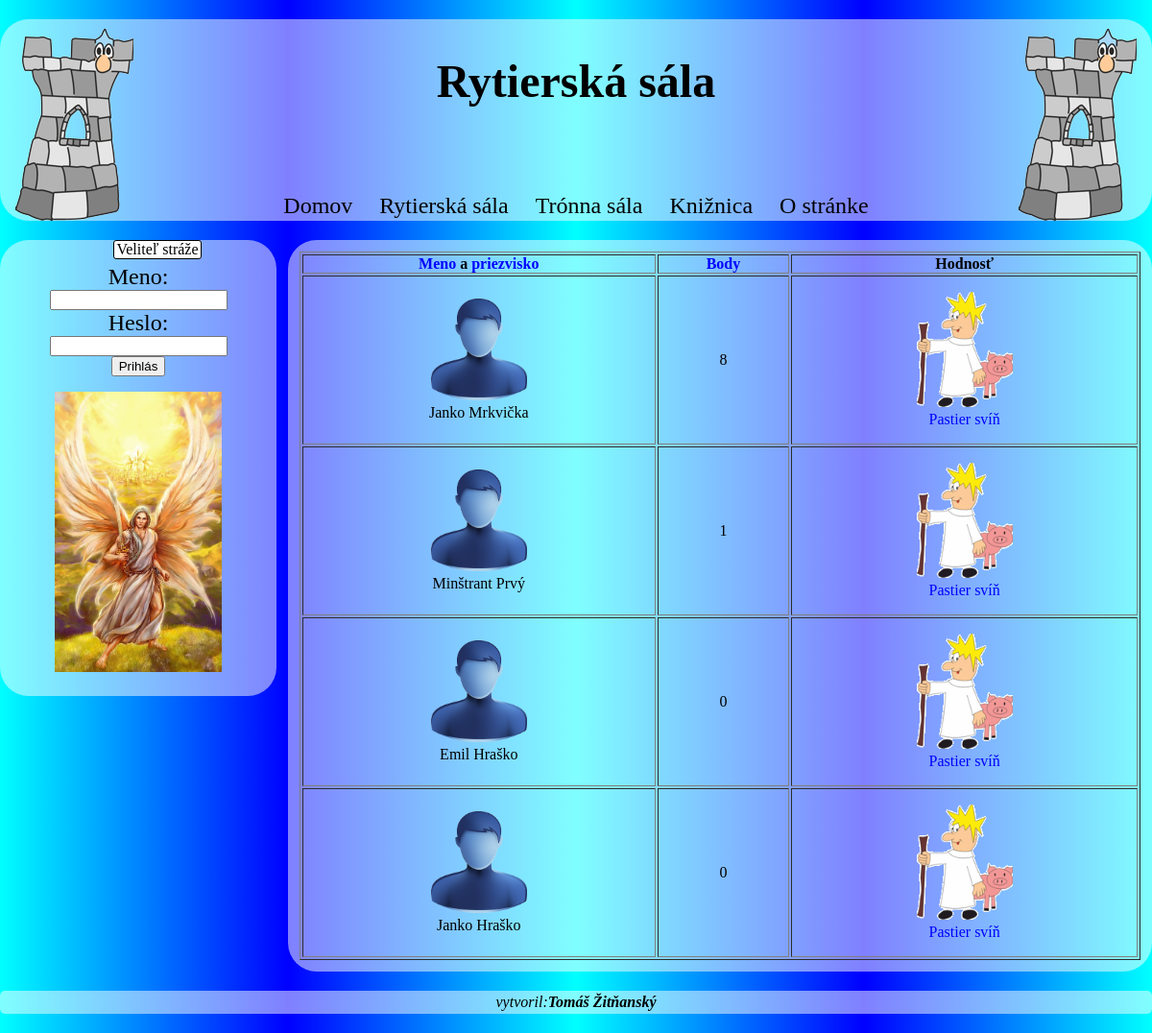
Screenshot of /score.php with the database file from the repository.
### tables this page shows
CREATE TABLE IF NOT EXISTS `users` (
  `meno` varchar(255) NOT NULL,
  `krstne` varchar(255) NOT NULL,
  `priezvisko` varchar(255) NOT NULL,
  `heslo` varchar(255) NOT NULL,
  `profilovka` varchar(255) NOT NULL,
  `id_user` int(11) NOT NULL AUTO_INCREMENT,
  `body` int(11) NOT NULL DEFAULT '0',
  `body_minis` int(11) NOT NULL DEFAULT '0',
  `body_bonus` int(11) NOT NULL DEFAULT '0',
  `admin` varchar(7) NOT NULL,
  `visible` tinyint(1) NOT NULL DEFAULT '1',
  PRIMARY KEY (`id_user`)
);

CREATE TABLE IF NOT EXISTS `levels` (
  `id_lvl` int(11) NOT NULL AUTO_INCREMENT,
  `obrazok` varchar(255) NOT NULL,
  `obrazok_mini` varchar(255) NOT NULL,
  `body` int(11) NOT NULL,
  `nazov` varchar(255) NOT NULL,
  PRIMARY KEY (`id_lvl`)
);

### _funkcie.php (the view, shortened to what this page needs)
<?php
function daj_level($body){
  if ($link=conDB()){
    if ($result=mysql_query('SELECT * FROM levels WHERE body<='.$body.' ORDER BY body DESC LIMIT 1',$link)){
      return mysql_fetch_assoc($result);
    }
    else {
      error("Dopit sa nepodaril.");
      return False;
    }
  } else return False;
}
function hlavicka($nadpis) {
  ?>
  <!DOCTYPE html>
  <html>
  <head>
  <link href="styly.css" rel="stylesheet">
  </head>
  <body>
  <div class='hlavicka'><header>
  <div class='lava_veza'></div>
  <div class='prava_veza'></div>
  <h1><?php echo $nadpis; ?></h1>
  <?php
  include('navigacia.php');
  ?>
  </header></div>
  <?php
}
function paticka(){?>
  <div class='paticka'><footer>
    <em>vytvoril:<strong>Tomáš Žitňanský</strong></em>
  </footer></div>
  </body>
  </html>
<?php
}
      ?>
  ?> </section></div> <?php
function vypis_score($by,$diverg){
  $link=conDB();
  if ($diverg) $diverg='DESC';
  else $diverg='ASC';
  $result_m=mysql_query('SELECT body, krstne, priezvisko, profilovka FROM users WHERE visible=1 ORDER BY '.$by.' '.$diverg,$link);
  ?>
  <table class=zoznam border=1>
  <tr><th><a href='score.php?by=krstne<?php if ($by=='krstne' && $diverg=='ASC') echo "&diverg=true"?>'>Meno</a>
   a <a href='score.php?by=priezvisko<?php if ($by=='priezvisko' &&$diverg=='ASC') echo "&diverg=true"?>'>priezvisko</a></th>
      <th><a href='score.php?by=body<?php if ($by=='body' &&$diverg=='ASC') echo "&diverg=true"?>'>Body</a></th><th>Hodnosť</th></tr>
  <?php
  while ($row=mysql_fetch_assoc($result_m)) {
    $level=daj_level($row['body']);
    if ($row['profilovka']) {
      $profilovka=$row['profilovka'];
    }else $profilovka='obr/user.png';
    echo "<tr><td><figure><img alt='".$row['krstne']." ".$row['priezvisko']."'
            src='".$profilovka."' class=img_small>
            <figcaption>".$row['krstne']." ".$row['priezvisko']."</figcaption></figure></td>
      <td>".$row['body']."</td>
      <td><figure><a href='tron.php#".$level['id_lvl']."'>
        <img alt='".$level['nazov']."' class='img_small' src='obr/".$level['obrazok_mini']."'>
        <figcaption>".$level['nazov']."</figcaption></a></figure></td></tr>\n";
  }
  echo "</table>\n";
}
?>

### styly.css (style rules this page uses)
a { color:blue; text-decoration: none; }
body { background: aqua; background: -moz-linear-gradient(left, aqua 0%, blue 25%, aqua 50%, blue 75%, aqua 100%); background: -o-linear-gradient(left, aqua 0%, blue 25%, aqua 50%, blue 75%, aqua 100%); background: -webkit-linear-gradient(left, aqua 0%, blue 25%, aqua 50%, blue 75%, aqua 100%); background: -ms-linear-gradient(left, aqua 0%, blue 25%, aqua 50%, blue 75%, aqua 100%); font-family: "Times New Roman", Times, serif; margin: 20px auto; max-width:80em; }
.hlavicka { background: rgba(255,255,255,0.5); border-radius:30px; padding: 5px; margin: auto; text-align: center; position: relative; height: 200px; }
.hlavicka h1 { font-size: 300%; margin-bottom: 0; }
.img_small { max-width: 100px; width: 100%; margin:auto; }
.lava_veza { position: absolute; bottom: 0; left: 1em; background-image: url(obr/veza.png); width: 123px; height: 200px; }
.paticka { clear: both; background-color:rgba(255,255,255,0.5); text-align: center; padding: 3px; border-radius:5px; }
.prava_veza { position: absolute; bottom: 0; right: 1em; background-image: url(obr/veza.png); width: 123px; height: 200px; }
table { text-align: center; margin: auto; }
table th { padding: 0 1em; }
td { padding: 0 1em; }
.zoznam { width:100%; }
.zoznam td,th { padding:0; }

### rows the page displays
users: krstne "Janko", priezvisko "Mrkvička", body "8", levels.obrazok_mini (picture), levels.nazov "Pastier svíň"
users: krstne "Minštrant", priezvisko "Prvý", body "1", levels.obrazok_mini (picture), levels.nazov "Pastier svíň"
users: krstne "Emil", priezvisko "Hraško", body "0", levels.obrazok_mini (picture), levels.nazov "Pastier svíň"
users: krstne "Janko", priezvisko "Hraško", body "0", levels.obrazok_mini (picture), levels.nazov "Pastier svíň"

### other values shown
$nadpis "Rytierská sála"
